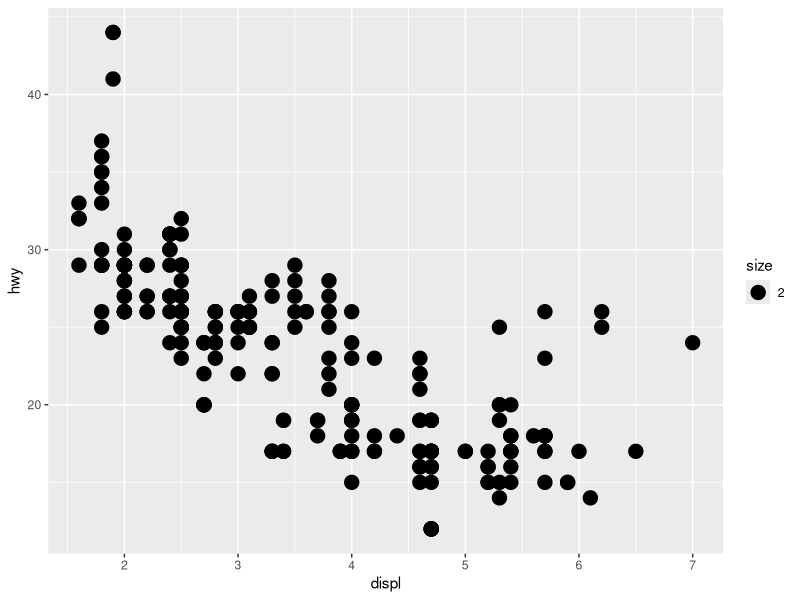

This figure's R source:
## ---- chunk 1
    library(ggplot2)
    ggplot(data = mpg) +
      geom_point(mapping = aes(x = displ, y = hwy, size = 2))
